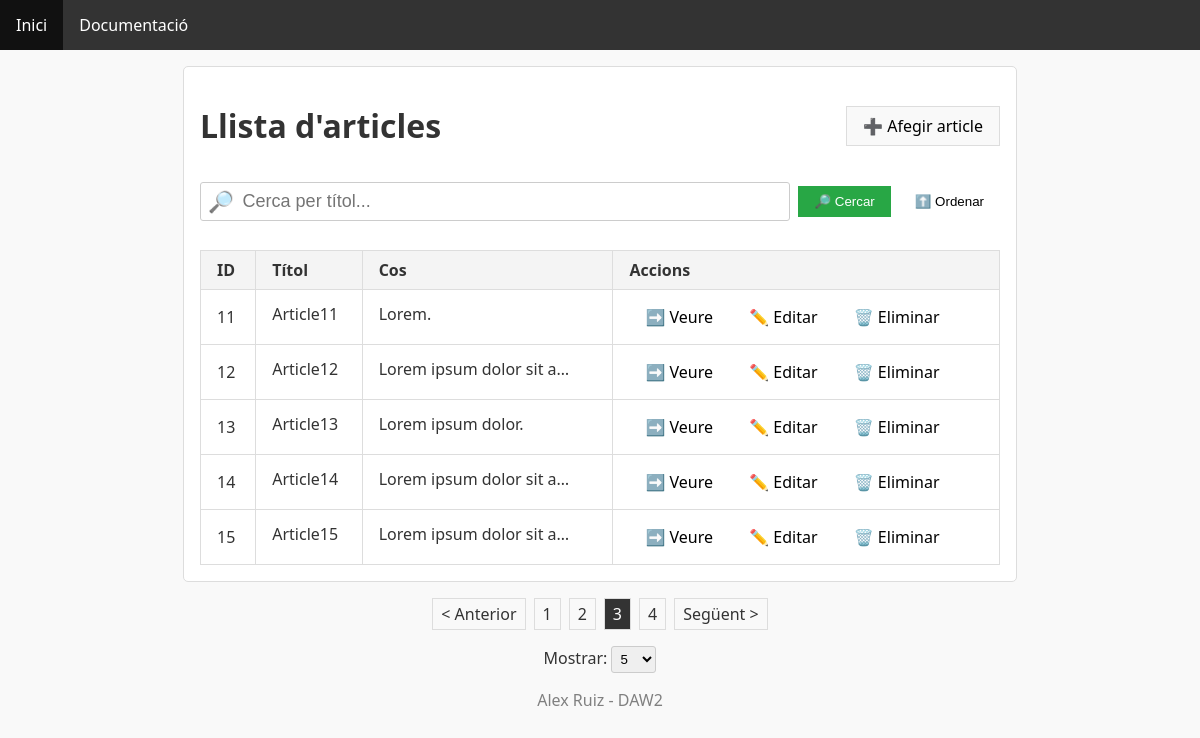
The app's page /app/view/list.php?page=3&perPage=5&order=ASC, older data.
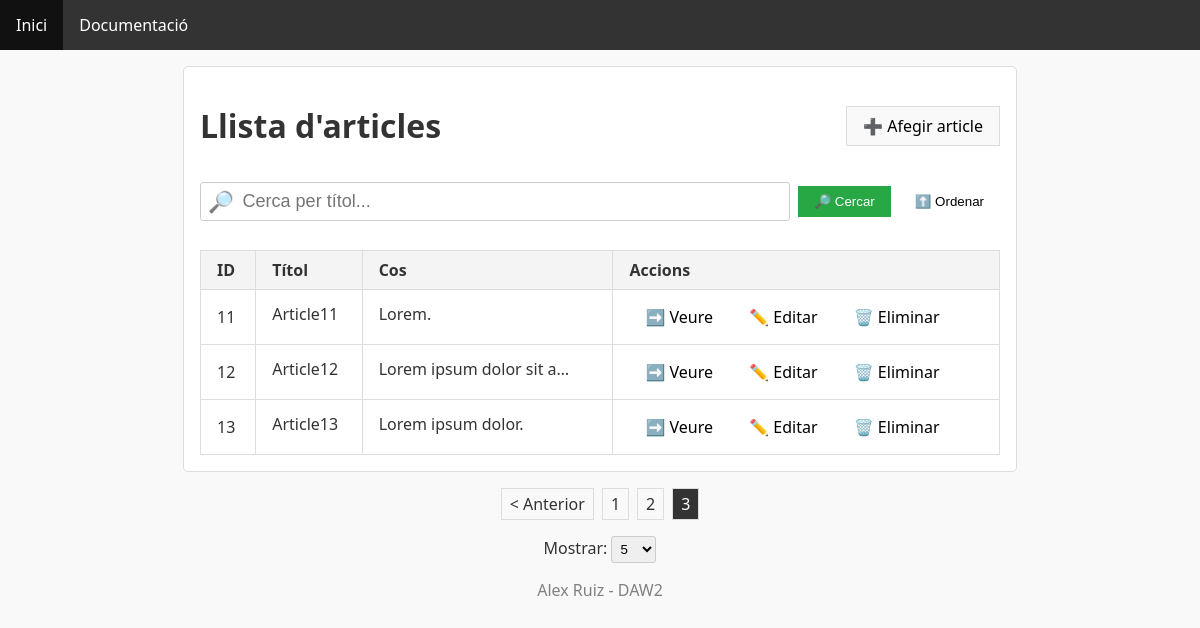
The same page, newer data.
### tables this page shows
CREATE TABLE articles (
    id INT AUTO_INCREMENT PRIMARY KEY,
    titol VARCHAR(100) NOT NULL,
    cos TEXT NOT NULL
);

### app/model/dao/ArticleDAO.php (called while the page is built, shortened)
<?php
require_once __DIR__ . '/../connection.php';
require_once __DIR__ . '/../entities/Article.php';
class ArticleDAO {
    private $conn;
    public function __construct() {
        $this->conn = Connexio::getConnection();
    }
    public function count($term = '') {
        if ($term === '') {
            $stmt = $this->conn->prepare("SELECT COUNT(*) AS cnt FROM articles");
            $stmt->execute();
        } else {
            $stmt = $this->conn->prepare("SELECT COUNT(*) AS cnt FROM articles WHERE titol LIKE ?");
            $stmt->execute(['%' . $term . '%']);
        }
        $row = $stmt->fetch(PDO::FETCH_ASSOC);
        return (int)$row['cnt'];
    }
    public function getPaginated($limit, $offset, $term = '', $order = 'ASC') {
        $order = strtoupper($order) === 'DESC' ? 'DESC' : 'ASC';
        if ($term === '') {
            $sql = "SELECT * FROM articles ORDER BY id $order LIMIT :limit OFFSET :offset";
            $stmt = $this->conn->prepare($sql);
            $stmt->bindValue(':limit', (int)$limit, PDO::PARAM_INT);
            $stmt->bindValue(':offset', (int)$offset, PDO::PARAM_INT);
            $stmt->execute();
        }
        $rows = $stmt->fetchAll(PDO::FETCH_ASSOC);
        $articles = [];
        foreach ($rows as $row) {
            $articles[] = new Article($row['id'], $row['titol'], $row['cos']);
        }
        return $articles;
    }
}
?>

### app/model/connection.php (called while the page is built)
<?php
class Connexio {
    public static function getConnection() {
        try {
            $conn = new PDO('mysql:host=localhost;dbname=Pt03_Alex_Ruiz', 'root', '');
            $conn->setAttribute(PDO::ATTR_ERRMODE, PDO::ERRMODE_EXCEPTION);
            return $conn;
        } catch (PDOException $e) {
            die("Error de connexió: " . $e->getMessage());
        }
    }
}
?>

### app/model/services/ArticleService.php (called while the page is built, shortened)
<?php
require_once __DIR__ . '/../dao/ArticleDAO.php';
require_once __DIR__ . '/../entities/Article.php';
class ArticleService {
    private $dao;
    public function __construct() {
        $this->dao = new ArticleDAO();
    }
    public function getArticlesPaginated($page = 1, $perPage = 5, $term = '', $order = 'ASC') {
        $page = max(1, (int)$page);
        $perPage = max(1, (int)$perPage);
        $offset = ($page - 1) * $perPage;
        $items = $this->dao->getPaginated($perPage, $offset, $term, $order);
        $total = $this->dao->count($term);
        return ['items' => $items, 'total' => $total];
    }
}
?>

### app/model/entities/Article.php (called while the page is built, shortened)
<?php
class Article {
    private $id;
    private $titol;
    private $cos;
    public function __construct($id = null, $titol = '', $cos = '') {
        $this->id = $id;
        $this->titol = $titol;
        $this->cos = $cos;
    }
    public function getId() {
        return $this->id;
    }
    public function getTitol() {
        return $this->titol;
    }
    public function getCos() {
        return $this->cos;
    }
}
?>

### app/view/list.php (the view, shortened to what this page needs)
<?php
require_once __DIR__ . '/../model/services/ArticleService.php';
$service = new ArticleService();
$term = isset($_GET['term']) ? trim($_GET['term']) : '';
$page = isset($_GET['page']) ? max(1, (int)$_GET['page']) : 1;
$perPage = isset($_GET['perPage']) ? (int)$_GET['perPage'] : 5;
$order = isset($_GET['order']) && strtoupper($_GET['order']) === 'DESC' ? 'DESC' : 'ASC';
$paginated = $service->getArticlesPaginated($page, $perPage, $term, $order);
$articles = $paginated['items'];
$total = $paginated['total'];
$totalPages = (int)ceil($total / $perPage);
?>
<!DOCTYPE html>
<html lang="ca">
<head>
<link rel="stylesheet" href="../../styles.css">
</head>
<body>
    <?php
    include __DIR__ . '/layout/header.php';
    ?>
    <div class="container">
        <header class="list-header">
            <h1>Llista d'articles</h1>
            <a class="ghost-btn add-article-btn" href="form_insert.php">➕ Afegir article</a>
        </header>
        <div>
            <form method="get" action="list.php" class="search-container">
                <label for="searchInput">🔎</label>
                <input type="text" id="searchInput" name="term" placeholder="Cerca per títol..."
                    value="<?=
                    htmlspecialchars($term)
                ?>">
                <button type="submit" class="search-btn">🔎 Cercar</button>
                <button class="ghost-btn" type="submit" name="order" title="Canviar ordre"
                    value="<?= $order === 'ASC' ? 'DESC' : 'ASC' ?>">
                    <?= $order === 'ASC' ? '⬆️ Ordenar' : '⬇️ Ordenar' ?>
                </button>
            </form>
        </div>
        <table>
            <tr><th>ID</th><th>Títol</th><th>Cos</th><th>Accions</th></tr>
            <?php foreach ($articles as $a): ?>
                <tr>
                    <td><?= $a->getId() ?></td>
                    <td><span class="truncate"><?= htmlspecialchars($a->getTitol()) ?></span></td>
                    <td><span class="truncate"><?= htmlspecialchars($a->getCos()) ?></span></td>
                    <td>
                        <a class="ghost-btn" href="form_view.php?id=<?= $a->getId() ?>">➡️ Veure</a>
                        <a class="ghost-btn" href="form_update.php?id=<?= $a->getId() ?>">✏️ Editar</a>
                        <a class="ghost-btn" href="../controller/ArticleController.php?delete=<?= $a->getId() ?>" onclick="return confirm(`Segur que vols eliminar l'article?`)">🗑️ Eliminar</a>
                    </td>
                </tr>
            <?php endforeach; ?>
        </table>
    </div>
    <?php
        include_once __DIR__ . '/components/pagination.php';
        include __DIR__ . '/layout/footer.php';
    ?>
</body>
</html>

### app/view/layout/header.php (shortened to what this page needs)
<header>
    <nav class="header">
        <ul>
            <li><a href="list.php" rel="noopener noreferrer">Inici</a></li>
            <li><a href="../../docs/index.html" rel="noopener noreferrer" target="_blank">Documentació</a></li>
        </ul>
    </nav>
</header>

### app/view/components/pagination.php (shortened to what this page needs)
<?php
function pageUrl($pageNumber, $term = '', $perPage = null, $order = null) {
    $queryParams = [];
    $queryParams['page'] = $pageNumber;
    if ($perPage !== null) $queryParams['perPage'] = $perPage;
    if ($order !== null) $queryParams['order'] = $order;
    return 'list.php?' . http_build_query($queryParams);
}
?>
<div class="pagination" aria-label="Paginació">
    <?php if ($page > 1): ?>
        <a class="page-link ghost-btn" href="<?= pageUrl($page - 1, $term, $perPage, $order) ?>">&lt; Anterior</a>
    <?php endif; ?>
    <?php for ($i = 1; $i <= $totalPages; $i++): ?>
        <a class="page-link ghost-btn <?= $i === $page ? 'active' : '' ?>"
           href="<?= pageUrl($i, $term, $perPage, $order) ?>"><?= $i ?></a>
    <?php endfor; ?>
    <?php if ($page < $totalPages): ?>
        <a class="page-link ghost-btn" href="<?= pageUrl($page + 1, $term, $perPage, $order) ?>">Següent &gt;</a>
    <?php endif; ?>
</div>
<form action="list.php" class="per-page-container">
    <label for="perPage" class="perpage-select">Mostrar:</label>
    <select id="perPage" name="perPage" onchange="this.form.submit()">
        <option value="5" <?= $perPage === 5 ? 'selected' : '' ?>>5</option>
    </select>
</form>

### app/view/layout/footer.php (shortened to what this page needs)
<footer class="footer">
    <p>Alex Ruiz - DAW2</p>
</footer>

### styles.css (style rules this page uses)
body { font-family: system-ui, -apple-system, BlinkMacSystemFont, 'Segoe UI', Roboto, Oxygen, Ubuntu, Cantarell, 'Open Sans', 'Helvetica Neue', sans-serif; background-color: #f9f9f9; color: #333; margin: 0; padding: 0; }
input { padding: 0.5rem 1rem; margin: 5px 0; border: 1px solid #ccc; border-radius: 3px; }
.container { display: flex; flex-direction: column; max-width: 800px; margin: 1rem auto; overflow: auto; padding: 1rem; border: 1px solid #ddd; border-radius: 5px; background-color: white; gap: .5rem; }
table { width: 100%; border-collapse: collapse; }
th, td { padding: 0.5rem 1rem; border: 1px solid #ddd; }
th { background-color: #f4f4f4; text-align: left; }
form input { padding: 0.5rem 1rem; margin: 5px 0; border: 1px solid #ccc; border-radius: 3px; }
form button { display: inline-flex; padding: 0.5rem 1rem; background-color: #28a745; color: white; border: none; cursor: pointer; white-space: nowrap; }
.ghost-btn { display: inline-block; padding: 0.5rem 1rem; background: none; text-decoration: none; transition: background-color 0.3s, color 0.3s; width: fit-content; height: fit-content; color: black; }
.search-container { position: relative; display: flex; align-items: center; margin-bottom: 1rem; gap: 0.5rem; }
.search-container label { position: absolute; top: 50%; transform: translateY(-50%); margin-inline: 0.5rem; font-size: 1.3rem; opacity: 0.8; }
.search-container input { width: 100%; padding: 0.5rem 2.6rem 0.5rem 2.6rem; border: 1px solid #ccc; border-radius: 3px; font-size: large; }

### app/view/list.php (style rules this page uses)
.truncate { display: inline-block; max-width: 200px; white-space: nowrap; overflow: hidden; text-overflow: ellipsis; }
.pagination { display: flex; justify-content: center; gap: 0.5rem; align-items: center; flex-wrap: wrap; }
.page-link { padding: 0.25rem 0.5rem; border: 1px solid #ddd; text-decoration: none; color: inherit; }
.page-link.active { background: #333; color: #fff; }
.add-article-btn { border: 1px solid #ddd; background-color: #f9f9f9; }
.search-btn { display: inline-flex; padding: 0.5rem 1rem; background-color: #28a745; color: white; border: none; cursor: pointer; white-space: nowrap; }
.list-header { display: flex; flex-direction: row; justify-content: space-between; align-items: center; }
.per-page-container { margin-top: 1rem; text-align: center; }
.per-page-container select { padding: .25rem; border-radius: 3px; border: 1px solid #ccc; cursor: pointer; }

### app/view/layout/header.php (style rules this page uses)
.header { background-color: #333; overflow: hidden; }
.header ul { list-style-type: none; margin: 0; padding: 0; }
.header li { float: left; }
.header li a { display: block; color: white; text-align: center; padding: 14px 16px; text-decoration: none; }

### app/view/layout/footer.php (style rules this page uses)
.footer { background-color: transparent; color: gray; text-align: center; padding: 0; position: relative; width: 100%; bottom: 0; }

Row changes from the older to the newer data that the page shows:
removed articles: id "14", titol "Article14", cos "Lorem ipsum dolor sit a…"
removed articles: id "15", titol "Article15", cos "Lorem ipsum dolor sit a…"
Text that changed along with them:
list line gone: "4"
text no longer shown: "Següent >"
